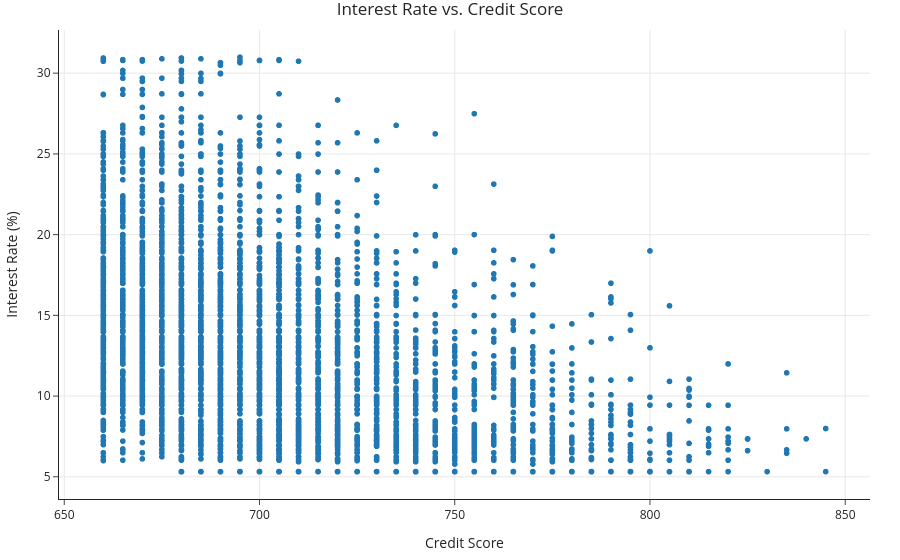

The cell this chart's notebook holds for it:
### Markdown cell above
You should notice that of the four features analyzed, interest rates are most strongly correlated with credit scores, though term lengths also seem to be quite correlated. Let's first take a look at a scatter plot of interest rate vs. credit score.

### Code cell
px.scatter(loans, x='fico_range_low', y='int_rate',
           
           labels={'fico_range_low': 'Credit Score', 'int_rate': 'Interest Rate (%)'},
           title='Interest Rate vs. Credit Score')

### Figure 1 — Plotly figure (JSON) as saved in the notebook; plotly's stock layout.template omitted (floating-point values rounded to 4 significant figures; data arrays with more than 128 entries replaced by an {"elided": "..."} marker saying what was removed)
{"data": [{"hovertemplate": "Credit Score=%{x}<br>Interest Rate (%)=%{y}<extra></extra>", "legendgroup": "", "marker": {"color": "#1F77B4", "symbol": "circle"}, "mode": "markers", "name": "", "showlegend": false, "type": "scattergl", "x": {"elided": "6300 int values"}, "xaxis": "x", "y": {"elided": "6300 float values"}, "yaxis": "y"}], "layout": {"legend": {"tracegroupgap": 0}, "title": {"text": "Interest Rate vs. Credit Score"}, "xaxis": {"anchor": "y", "domain": [0, 1], "title": {"text": "Credit Score"}}, "yaxis": {"anchor": "x", "domain": [0, 1], "title": {"text": "Interest Rate (%)"}}}}
